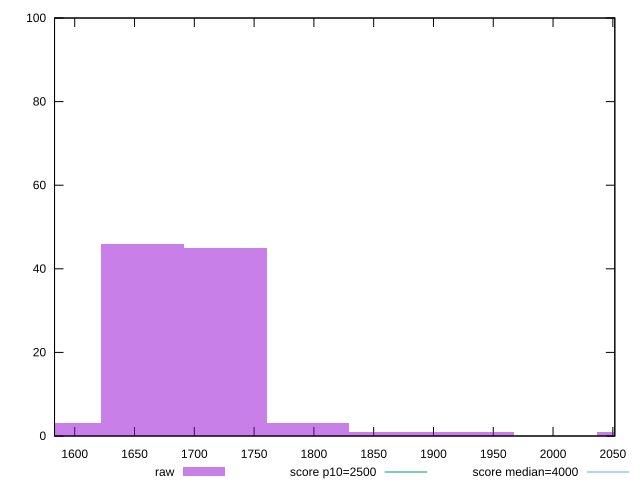

Write gnuplot code to recreate this figure.
reset

$raw <<EOF
1725.8892570605124 45
1656.8536867780917 46
2071.067108472615 1
1863.9603976253534 1
1587.8181164956713 3
1794.9248273429328 3
1932.9959679077738 1
EOF

set key outside below
set boxwidth 69.0355702824205
set xrange [1583.1165:2051.656]
set yrange [0:100]
set trange [0:100]
set style fill transparent solid 0.5 noborder

set parametric
set terminal svg size 640, 490 enhanced background rgb 'white'
set output "reports/report_00030_2021-02-24T20-42-31.540Z/largest-contentful-paint/samples/music/raw/histogram.svg"

plot $raw title "raw" with boxes, \
     2500,t title "score p10=2500", \
     4000,t title "score median=4000"

reset
